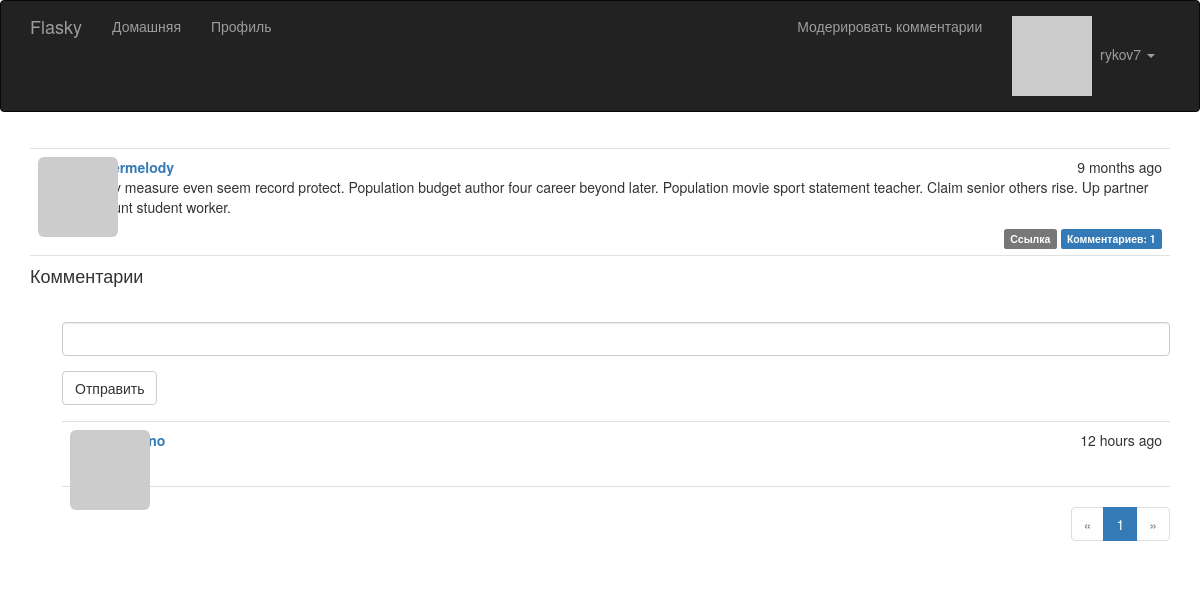
The app's page /post/106 (signed in) with its own data.
### app/models.py (models this page shows, shortened)
class User(UserMixin, db.Model):
    __tablename__ = 'users'
    id = db.Column(db.Integer, primary_key=True)
    email = db.Column(db.String(64), unique=True, index=True)
    username = db.Column(db.String(64), unique=True, index=True)
    password_hash = db.Column(db.String(128))
    role_id = db.Column(db.Integer, db.ForeignKey('roles.id'))
    confirmed = db.Column(db.Boolean, default=False)
    name = db.Column(db.String(64))
    location = db.Column(db.String(64))
    about_me = db.Column(db.Text())
    member_since = db.Column(db.DateTime(), default=datetime.utcnow)
    last_seen = db.Column(db.DateTime(), default=datetime.utcnow)
    avatar_hash = db.Column(db.String(32))
    posts = db.relationship('Post', backref='author', lazy='dynamic')
    comments = db.relationship('Comment', backref='author', lazy='dynamic')
    followed = db.relationship('Follow',
                               foreign_keys=[Follow.follower_id],
                               backref=db.backref('follower', lazy='joined'),
                               lazy='dynamic',
                               cascade='all, delete-orphan')
    followers = db.relationship('Follow',
                                foreign_keys=[Follow.followed_id],
                                backref=db.backref('followed', lazy='joined'),
                                lazy='dynamic',
                                cascade='all, delete-orphan')
    @property
    def password(self):
        raise AttributeError('password is not a readable attribute')
    def can(self, perm):
        return self.role is not None and self.role.has_permission(perm)
    def is_administrator(self):
        return self.can(Permission.ADMIN)
    def ping(self):
        self.last_seen = datetime.utcnow()
        db.session.add(self)
        db.session.commit()
    def gravatar(self, size=100, default='identicon', rating='g'):
        if request.is_secure:
            url = 'https://secure.gravatar.com/avatar'
        else:
            url = 'http://secure.gravatar.com/avatar'
        hash = hashlib.md5(self.email.lower().encode('utf-8')).hexdigest()
        return f'{url}/{hash}?s={size}&d={default}&r={rating}'

class Post(db.Model):
    __tablename__ = 'posts'
    id = db.Column(db.Integer, primary_key=True)
    body = db.Column(db.Text)
    body_html = db.Column(db.Text)
    timestamp = db.Column(db.DateTime, index=True, default=datetime.utcnow)
    author_id = db.Column(db.Integer, db.ForeignKey('users.id'))
    comments = db.relationship('Comment', backref='post', lazy='dynamic')

class Comment(db.Model):
    __tablename__ = 'comments'
    id = db.Column(db.Integer, primary_key=True)
    body = db.Column(db.Text)
    body_html = db.Column(db.Text)
    timestamp = db.Column(db.DateTime, index=True, default=datetime.utcnow)
    disabled = db.Column(db.Boolean)
    author_id = db.Column(db.Integer, db.ForeignKey('users.id'))
    post_id = db.Column(db.Integer, db.ForeignKey('posts.id'))

### app/main/views.py (the view, shortened to what this page needs)
@main.route('/post/<int:id>', methods=['GET', 'POST'])
def post(id):
    post = Post.query.get_or_404(id)
    form = CommentForm()
    page = request.args.get('page', 1, type=int)
    if page == -1:
        page = (post.comments.count() - 1) // \
                current_app.config['FLASKY_COMMENTS_PER_PAGE'] + 1
    pagination = post.comments.order_by(Comment.timestamp.asc()).paginate(
        page, per_page=current_app.config['FLASKY_COMMENTS_PER_PAGE'],
        error_out=False)
    comments = pagination.items
    return render_template('post.html', posts=[post], form=form,
                           comments=comments, pagination=pagination)

### app/main/forms.py
class CommentForm(FlaskForm):
    body = StringField('', validators=[DataRequired()])
    submit = SubmitField('Отправить')

### app/auth/views.py (called while the page is built)
@auth.before_app_request
def before_request():
    if current_user.is_authenticated:
        current_user.ping()
        if not current_user.confirmed \
                and request.blueprint != 'auth' \
                and request.endpoint != 'static':
            return redirect(url_for('auth.unconfirmed'))

### app/main/__init__.py (called while the page is built)
@main.app_context_processor
def inject_permissions():
    return dict(Permission=Permission)

### app/main/views.py (called while the page is built)
@main.after_app_request
def after_request(response):
    for query in get_debug_queries():
        if query.duration >= current_app.config['FLASKY_SLOW_DB_QUERY_TIME']:
            current_app.logger.warning(
                'Slow query: %s\nParameters: %s\nDuration: %fs\nContext: %s\n' %
                (query.statement, query.parameters, query.duration, query.context))
    return response

### app/models.py (called while the page is built)
@login_manager.user_loader
def load_user(user_id):
    return User.query.get(int(user_id))

    def has_permission(self, perm):
        return self.permissions & perm == perm

### app/templates/post.html (shortened to what this page needs)
{% extends "base.html" %}
{% import "bootstrap/wtf.html" as wtf %}
{% import "_macros.html" as macros %}
{% block page_content %}
{% include '_posts.html' %}
<h4 id="comments">Комментарии</h4>
{% if current_user.can(Permission.COMMENT) %}
<div class="comment-form">
    {{ wtf.quick_form(form) }}
</div>
{% endif %}
{% include '_comments.html' %}
{% if pagination %}
<div class="pagination">
    {{ macros.pagination_widget(pagination, '.post', fragment='#comments', id=posts[0].id) }}
</div>
{% endif %}
{% endblock %}

### app/templates/base.html (shortened to what this page needs)
{% extends "bootstrap/base.html" %}
{% block head %}
{{ super() }}
<link rel="stylesheet" type="text/css" href="{{ url_for('static', filename='styles.css') }}">
{% endblock %}
{% block navbar %}
<div class="navbar navbar-inverse" role="navigation">
    <div class="container">
        <div class="navbar-header">
            <a class="navbar-brand" href="/">Flasky</a>
        </div>
        <div class="navbar-collapse collapse">
            <ul class="nav navbar-nav">
                <li><a href="/">Домашняя</a></li>
                {% if current_user.is_authenticated %}
                <li>
                    <a href="{{ url_for('main.user', username=current_user.username) }}">
                        Профиль
                    </a>
                </li>
                {% endif %}
            </ul>
            <ul class="nav navbar-nav navbar-right">
                {% if current_user.can(Permission.MODERATE) %}
                <li><a href="{{url_for('.moderate') }}">Модерировать комментарии</a></li>
                {% endif %}
                {% if current_user.is_authenticated %}
            <li class="dropdown">
            <a href="#" class="dropdown-toggle" data-toggle="dropdown">
            <img src="{{ current_user.gravatar(size=18) }}">
                &nbsp;{{ current_user.username }} <b class="caret"></b></a>
                    </li>
                    {% else %}
                <li><a href="{{ url_for('auth.login') }}">Войти</a></li>
                {% endif %}
            </ul>
        </div>
    </div>
</div>
{% endblock %}
{% block content %}
<div class="container">
    {% block page_content %}{% endblock %}
</div>
{% endblock %}

### app/templates/_posts.html (shortened to what this page needs)
<ul class="posts">
    {% for post in posts %}
    <li class="post">
        <div class="profile-thumbnail">
            <a href="{{ url_for('.user', username=post.author.username) }}">
                <img class="img-rounded profile-thumbnail" src="{{ post.author.gravatar(size=40) }}">
            </a>
        </div>
        <div class="post-date">{{ moment(post.timestamp).fromNow() }}</div>
        <div class="post-author">
            <a href="{{ url_for('.user', username=post.author.username) }}">
                {{ post.author.username }}
            </a>
        </div>
       <div class="post-content">
        <div class="post-body">
            {% if post.body_html %}
                {{ post.body_html | safe }}
            {% else %}
                {{ post.body }}
        {% endif %}
        </div>
        <div class="post-footer">
            <a href="{{ url_for('.post', id=post.id) }}">
                <span class="label label-default">Ссылка</span></a>
            <a href="{{ url_for('.post', id=post.id) }}#comments">
                <span class="label label-primary">
                Комментариев: {{ post.comments.count() }}
                </span></a>
        </div>
</div>
    </li>
    {% endfor %}
</ul>

### app/templates/_comments.html (shortened to what this page needs)
<ul class="comments">
    {% for comment in comments %}
    <li class="comment">
        <div class="comment-thumbnail">
            <a href="{{ url_for('.user', username=comment.author.username) }}">
                <img class="img-rounded profile-thumbnail" src="{{ comment.author.gravatar(size=40) }}">
            </a>
        </div>
        <div class="comment-content">
            <div class="comment-date">{{ moment(comment.timestamp).fromNow() }}</div>
            <div class="comment-author"><a href="{{ url_for('.user', username=comment.author.username) }}">{{ comment.author.username }}</a></div>
            <div class="comment-body">
            </div>
        </div>
    </li>
    {% endfor %}
</ul>

### app/static/styles.css (style rules this page uses)
.profile-thumbnail { position: absolute; }
ul.posts { list-style-type: none; padding: 0px; margin: 16px 0px 0px 0px; border-top: 1px solid #e0e0e0; }
ul.posts li.post { padding: 8px; border-bottom: 1px solid #e0e0e0; }
div.post-date { float: right; }
div.post-author { font-weight: bold; margin-left: 48px; }
div.post-content { margin-left: 48px; min-height: 48px; }
div.post-footer { text-align: right; }
ul.comments { list-style-type: none; padding: 0px; margin: 16px 0px 0px 0px; }
ul.comments li.comment { margin-left: 32px; padding: 8px; border-bottom: 1px solid #e0e0e0; }
ul.comments li.comment:nth-child(1) { border-top: 1px solid #e0e0e0; }
div.comment-date { float: right; }
div.comment-author { font-weight: bold; }
div.comment-thumbnail { position: absolute; }
div.comment-content { margin-left: 48px; min-height: 48px; }
div.comment-form { margin: 16px 0px 16px 32px; }
div.pagination { width: 100%; text-align: right; padding: 0px; margin: 0px; }

### records on screen
User: username "rykov7"
Post: timestamp "9 months ago", author.username "cartermelody", body_html "Apply measure even seem record protect. Population budget author four career beyond later. Population movie sport statement teacher. Claim senior others rise. Up partner amount student worker.", comments.count "1"
Comment: timestamp "12 hours ago"

### other values on screen
{{ p }} "1"
